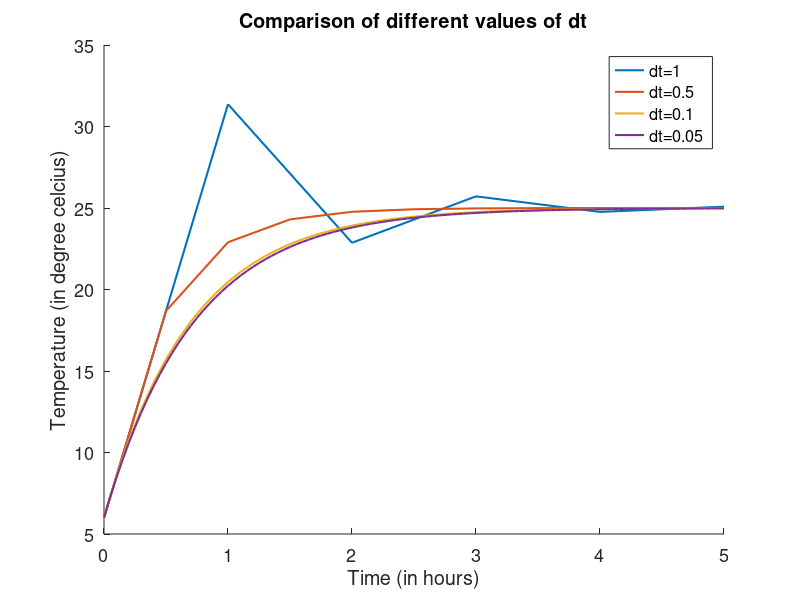

Here is the MATLAB script that generated this plot:
%Q1(e)
% Explanation : For dt = 1, we see unexpected behaviour as value of T
% reaches above 25 C. For dt = 0.5, curve is not smooth as that seen for dt
% = 0.1 and dt = 0.5. For dt = 0.1 and dt = 0.05 curve almost coincides
% hence either of the value of dt is suitable. But for dt = 0.1 number of computations are less %hence it is preferable. 
close all;
clear all;
Tm = 25;
k = 0.000370834 * 3600;
dt1 = [1, 0.5, 0.1, 0.05];
total = 6;
set(gca,'fontsize',13)
hold on
for j = 1 : 4
    dt = dt1(j);
    iter = (total - 1) / dt + 1;
    T = zeros(iter, 1);
    T(1) = 6;
    t = zeros(iter, 1);
    for i = 2 : iter
        T(i) = T(i - 1) - dt * (k * (T(i - 1) - Tm));
        t(i) = t(i - 1) + dt;
    end
    plot(t, T,'lineWidth',1.5)
    hold on
end
legend(strcat('dt=',num2str(1)), strcat('dt=',num2str(0.5)), strcat('dt=',num2str(0.1)), strcat('dt=',num2str(0.05)));
title('Comparison of different values of dt');
xlabel('Time (in hours)');
ylabel('Temperature (in degree celcius)');
